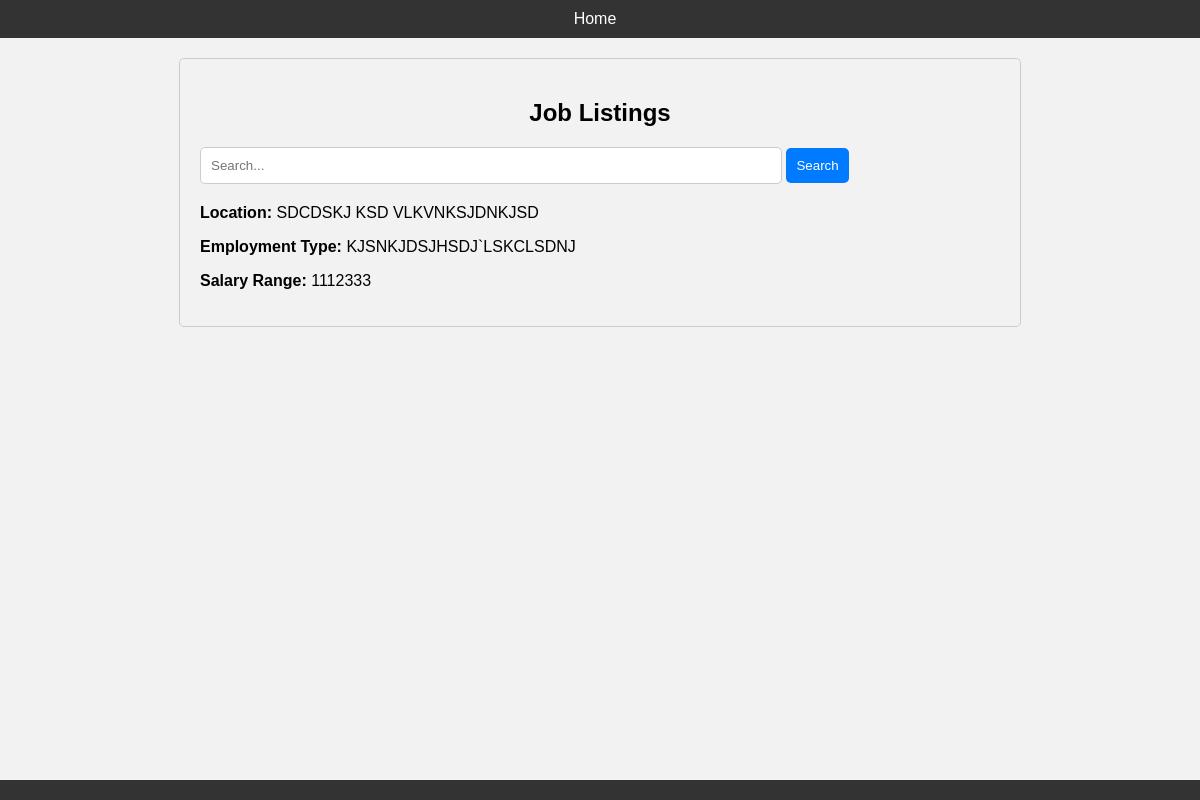
Screenshot of /job-listings/ with the database file from the repository.
### job/models.py (models this page shows)
class JobListing(models.Model):
    company = models.ForeignKey(CompanyProfile, on_delete=models.CASCADE, related_name='job_listings',default='')
    job_title = models.CharField(max_length=100, default='')
    job_description = models.TextField(default='')
    required_qualifications = models.TextField(default='')
    desired_qualifications = models.TextField(default='')
    responsibilities = models.TextField(default='')
    application_deadline = models.DateField()
    salary_range = models.CharField(max_length=100, default='')
    location = models.CharField(max_length=100, default='')
    employment_type = models.CharField(max_length=100, default='')
    company_benefits = models.TextField(default='')
    how_to_apply = models.TextField(default='')
    how_to_apply = models.TextField()

### user/views.py (the view)
# urls.py: path('job-listings/', views.search_view_job_listings, name='job_listings'),
def search_view_job_listings(request):
    job_listings = JobListing.objects.all()  # Assuming JobListing model exists
    return render(request, 'job_listings.html', {'job_listings': job_listings})

### templates/job_listings.html (shortened to what this page needs)
{% extends 'base.html' %}
{% block content %}
    <div class="job-listings-container" style="max-width: 800px; margin: 0 auto; padding: 20px; border: 1px solid #ccc; border-radius: 5px;">
        <h2 style="text-align: center;">Job Listings</h2>
        <form method="get" style="margin-bottom: 20px;">
            <input type="text" name="search" placeholder="Search..." style="width: 70%; padding: 10px; border: 1px solid #ccc; border-radius: 5px;">
            <button type="submit" style="padding: 10px; border: none; border-radius: 5px; background-color: #007bff; color: #fff; cursor: pointer;">Search</button>
        </form>
        <div class="job-listings">
            {% for job in job_listings %}
                <div class="job">
                    <p><strong>Location:</strong> {{ job.location }}</p>
                    <p><strong>Employment Type:</strong> {{ job.employment_type }}</p>
                    <p><strong>Salary Range:</strong> {{ job.salary_range }}</p>
                </div>
            {% endfor %}
        </div>
    </div>
{% endblock %}

### templates/base.html (style rules this page uses)
body { font-family: Arial, sans-serif; margin: 0; padding: 0; background-color: #f2f2f2; }

### rows the page displays
JobListing: location "SDCDSKJ KSD VLKVNKSJDNKJSD", employment_type "KJSNKJDSJHSDJ`LSKCLSDNJ", salary_range "1112333"
